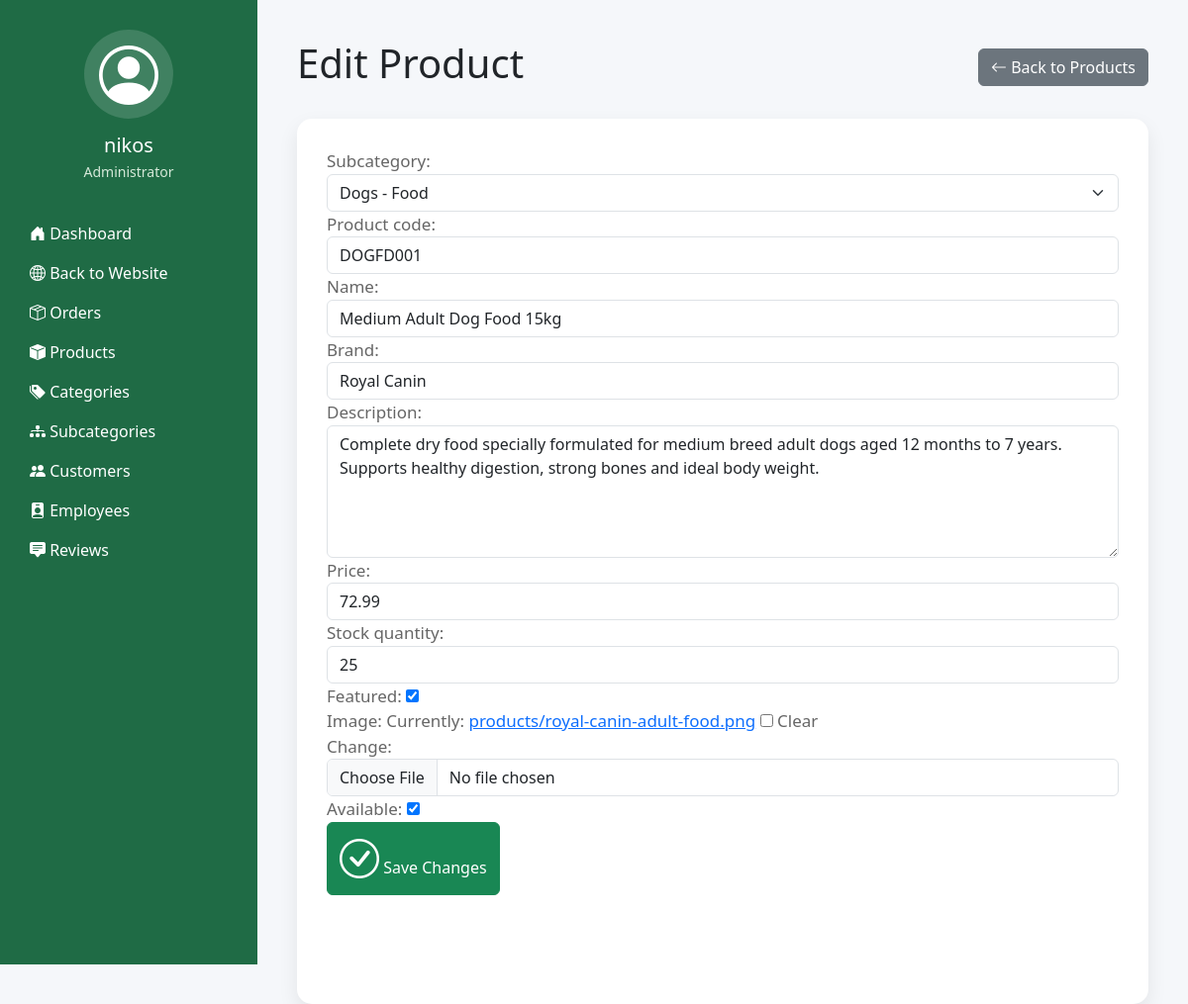
The app's page /dashboard/manage-products/edit/3/ (signed in) with its own data.
### accounts/models.py (models this page shows, shortened)
class UserProfile(models.Model):
    ROLE_CHOICES = [
        ('Customer', 'Customer'),
        ('Employee', 'Employee'),
        ('Administrator', 'Administrator'),
    ] #ROLE_CHOICES is a Django feature that creates a list of choices for the role field, making it easier to manage user roles in the admin interface
    user = models.OneToOneField(User, on_delete=models.CASCADE, related_name='profile') #OneToOneField creates a relationship where each user can have only one profile
    role = models.CharField(max_length=20, choices=ROLE_CHOICES, default='Customer')
    phone_number = models.CharField(max_length=20, blank=True)
    address = models.TextField(blank=True)
    profile_picture = models.ImageField(upload_to='profiles/', blank=True, null=True)
    date_created = models.DateTimeField(auto_now_add=True)
    class Meta:
        ordering = ['user'] #Profiles will automatically appear in alphabetical order by username in the admin interface
        verbose_name_plural = 'User Profiles'

### products/models.py (models this page shows, shortened)
class Product(models.Model):
    subcategory = models.ForeignKey(SubCategory, on_delete=models.CASCADE, related_name='products')
    product_code = models.CharField(max_length=20, unique=True)
    name = models.CharField(max_length=150)
    brand = models.CharField(max_length=100, blank=True)
    description = models.TextField(blank=True)
    price = models.DecimalField(max_digits=8, decimal_places=2)
    stock_quantity = models.PositiveIntegerField()
    featured = models.BooleanField(default=False)
    image = models.ImageField(upload_to='products/', blank=True, null=True)
    available = models.BooleanField(default=True) #For when a product exists but is not currently available for sale
    date_added = models.DateTimeField(auto_now_add=True) #Django automatically stores the date the product was added to the database, useful for new arrivals or sorting products by date
    class Meta:
        ordering = ['name'] #Products will automatically appear in alphabetical order in the admin interface
        verbose_name_plural = 'Products'

class Category(models.Model):
    name = models.CharField(max_length=100)
    description = models.TextField(blank=True) #blank=True allows the field to be optional
    image = models.ImageField(upload_to='categories/', blank=True, null=True)
    class Meta:
        verbose_name_plural = 'Categories' #This changes the plural name of the model in the admin interface

class SubCategory(models.Model):
    category = models.ForeignKey(Category, on_delete=models.CASCADE, related_name='subcategories')
    name = models.CharField(max_length=100)
    description = models.TextField(blank=True)
    image = models.ImageField(upload_to='categories/', blank=True, null=True)
    class Meta:
        verbose_name_plural = 'SubCategories'
    def __str__(self):
        return f"{self.category.name} - {self.name}"

### dashboard/views.py (the view)
# urls.py: path('manage-products/edit/<int:product_id>/', views.edit_product, name='edit_product'),
@login_required
def edit_product(request, product_id):
    if request.user.profile.role not in ['Employee', 'Administrator']:
        return redirect('dashboard')
    product = get_object_or_404(Product, id=product_id)
    if request.method == 'POST':
        form = ProductForm(request.POST, request.FILES, instance=product)
        if form.is_valid():
            product = form.save(commit=False)
            if product.stock_quantity > 0:
                product.available = True
            else:
                product.available = False
            product.save()
            messages.success(request, 'Product updated successfully!')
            return redirect('manage_products')
    else:
        form = ProductForm(instance=product)
    return render(request, 'dashboard/edit_product.html',
        {
            'form': form,
            'product': product,
        },
    )

### products/forms.py
class ProductForm(forms.ModelForm):
    class Meta:
        model = Product
        fields = '__all__'
        widgets = {
            'subcategory': forms.Select(
                attrs={'class': 'form-select'}
            ),
            'product_code': forms.TextInput(
                attrs={'class': 'form-control'}
            ),
            'name': forms.TextInput(
                attrs={'class': 'form-control'}
            ),
            'brand': forms.TextInput(
                attrs={'class': 'form-control'}
            ),
            'description': forms.Textarea(
                attrs={
                    'class': 'form-control',
                    'rows': 5,
                }
            ),
            'price': forms.NumberInput(
                attrs={'class': 'form-control'}
            ),
            'stock_quantity': forms.NumberInput(
                attrs={'class': 'form-control'}
            ),
            'image': forms.ClearableFileInput(
                attrs={'class': 'form-control'}
            ),
        }

### final/context_processors.py (called while the page is built)
def cart_count(request):
    if request.user.is_authenticated:
        try:
            cart = Cart.objects.get(user=request.user)
            count = sum(item.quantity for item in cart.items.all())
        except Cart.DoesNotExist:
            count = 0
    else:
        count = 0
    return {'cart_count': count}

### templates/dashboard/edit_product.html (shortened to what this page needs)
{% extends "dashboard/base_dashboard.html" %}
{% block dashboard_content %}
<div class="d-flex justify-content-between align-items-center mb-4">
    <h1>Edit Product</h1>
    <a href="{% url 'manage_products' %}" class="btn btn-secondary">
        <i class="bi bi-arrow-left"></i>
        Back to Products
    </a>
</div>
<div class="dashboard-card">
    <form method="POST" enctype="multipart/form-data">
        {{ form.as_p }}
        <button type="submit" class="btn btn-success">
            <i class="bi bi-check-circle"></i>
            Save Changes
        </button>
    </form>
</div>
{% endblock %}

### templates/dashboard/base_dashboard.html (shortened to what this page needs)
{% load static %}
<!DOCTYPE html>
<html lang="en">
<head>
    <link href="https://cdn.jsdelivr.net/npm/bootstrap@5.3.7/dist/css/bootstrap.min.css" rel="stylesheet">
    <link href="{% static 'css/dashboard.css' %}" rel="stylesheet">
    <link href="https://cdn.jsdelivr.net/npm/bootstrap-icons@1.13.1/font/bootstrap-icons.min.css" rel="stylesheet">
</head>
<body>
    <div class="dashboard-wrapper">
        <aside class="sidebar">
            <div class="profile-section">
                <div class="profile-avatar">
                    {% if request.user.profile.profile_picture %}
                        <img src="{{ request.user.profile.profile_picture.url }}" alt="Profile Picture">
                    {% else %}
                        <i class="bi bi-person-circle"></i>
                    {% endif %}
                </div>
                <h5>{{ request.user.first_name|default:request.user.username }}</h5>
                <p>{{ request.user.profile.role }}</p>
            </div>
            <nav>
                <ul class="list-unstyled">
                    <li class="mb-3">
                        <a href="{% url 'dashboard' %}" class="text-white text-decoration-none">
                            <i class="bi bi-house-door-fill"></i>
                            Dashboard
                        </a>
                        <li class="mb-3">
                            <a href="{% url 'home' %}" class="text-white text-decoration-none">
                                <i class="bi bi-globe2"></i>
                                Back to Website
                            </a>
                        </li>
                    </li>
                    {% if request.user.profile.role == "Customer" %}
                        <li class="mb-3">
                            <a href="{% url 'my_orders' %}" class="text-white text-decoration-none">
                                <i class="bi bi-bag-check-fill"></i>
                                My Orders
                            </a>
                        </li>
                        <li class="mb-3">
                            <a href="{% url 'my_reviews' %}" class="text-white text-decoration-none">
                                <i class="bi bi-star-fill"></i>
                                My Reviews
                            </a>
                        </li>
                        <li class="mb-3">
                            <a href="{% url 'my_profile' %}" class="text-white text-decoration-none">
                                <i class="bi bi-person-fill"></i>
                                My Profile
                            </a>
                        </li>
                    {% elif request.user.profile.role == "Administrator" %}
                        <li class="mb-3">
                            <a href="{% url 'manage_orders' %}" class="text-white text-decoration-none">
                                <i class="bi bi-box-seam"></i>
                                Orders
                            </a>
                        </li>
                        <li class="mb-3">
                            <a href="{% url 'manage_products' %}" class="text-white text-decoration-none">
                                <i class="bi bi-box-fill"></i>
                                Products
                            </a>
                        </li>
                        <li class="mb-3">
                            <a href="{% url 'manage_categories' %}" class="text-white text-decoration-none">
                                <i class="bi bi-tags-fill"></i>
                                Categories
                            </a>
                        </li>
                        <li class="mb-3">
                            <a href="{% url 'manage_subcategories' %}" class="text-white text-decoration-none">
                                <i class="bi bi-diagram-3-fill"></i>
                                Subcategories
                            </a>
                        </li>
                        <li class="mb-3">
                            <a href="{% url 'manage_customers' %}" class="text-white text-decoration-none">
                                <i class="bi bi-people-fill"></i>
                                Customers
                            </a>
                        </li>
                        <li class="mb-3">
                            <a href="{% url 'manage_employees' %}" class="text-white text-decoration-none">
                                <i class="bi bi-person-badge-fill"></i>
                                Employees
                            </a>
                        </li>
                        <li class="mb-3">
                            <a href="{% url 'manage_reviews' %}" class="text-white text-decoration-none">
                                <i class="bi bi-chat-square-text-fill"></i>
                                Reviews
                            </a>
                        </li>
                     {% endif %}
                </ul>
            </nav>
        </aside>
        <main class="dashboard-content">
            {% block dashboard_content %}
            {% endblock %}
        </main>
    </div>
</body>
</html>

### static/css/dashboard.css (style rules this page uses)
body { margin: 0; background: #f5f7fa; }
.dashboard-wrapper { display: flex; min-height: 100vh; }
.sidebar { width: 260px; background: #1f6b45; color: white; padding: 30px; }
.dashboard-content { flex: 1; padding: 40px; }
.profile-section { text-align: center; margin-bottom: 40px; }
.profile-avatar { width: 90px; height: 90px; margin: auto; margin-bottom: 15px; border-radius: 50%; overflow: hidden; background: rgba(255,255,255,.15); display: flex; align-items: center; justify-content: center; }
.profile-avatar i { font-size: 60px; }
.profile-section h5 { margin-bottom: 4px; }
.profile-section p { color: #d6e9d9; font-size: 14px; }
.dashboard-card { background: #ffffff; border-radius: 15px; padding: 30px; box-shadow: 0 8px 20px rgba(0,0,0,.08); transition: 0.3s; height: 100%; }
.dashboard-card i { font-size: 40px; color: var(--primary-color); margin-bottom: 20px; }
.dashboard-card p { font-size: 17px; margin: 0; color: #666; }

### records on screen
Product: subcategory "Dogs - Food", product_code "DOGFD001", brand "Royal Canin", description "Complete dry food specially formulated for medium breed adult dogs aged 12 months to 7 years. Supports healthy digestion, strong bones and ideal body weight.", price "72.99", stock_quantity "25", featured "☑", available "☑"
Category: name "Medium Adult Dog Food 15kg"

### other values on screen
{{ request.user.first_name|default:request.user.username }} "nikos"
{{ request.user.profile.role }} "Administrator"
